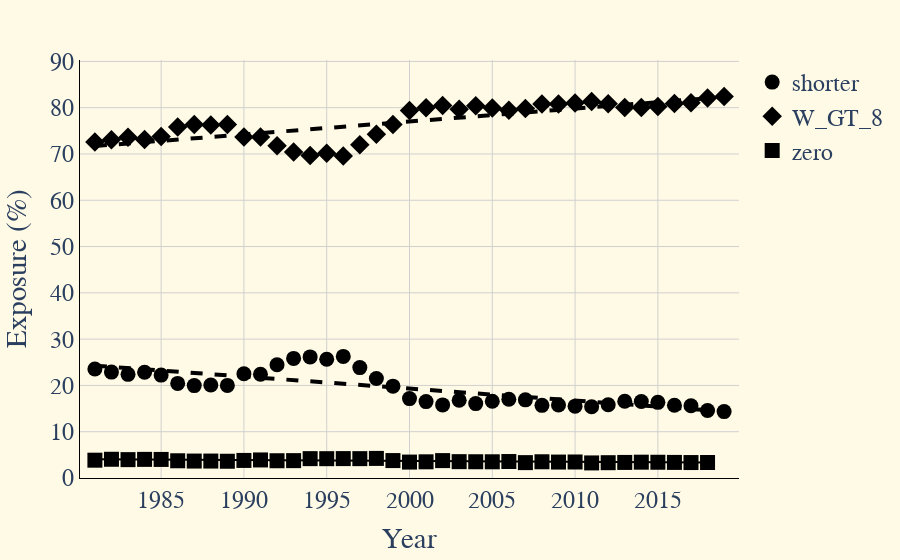

Source (notebook cell):
### Markdown cell above
Make a scatter plot for the selected country and different durations of heat exposure.

### Code cell
fig = px.scatter(
    data_frame=df_plot,
    x='time_period',
    y='rolling_avg',
    symbol='group',
    hover_name='group', # column to add to hover information
    trendline = 'ols'
)

# modify symbol color to black
fig.update_traces(marker=dict(color='black', size=15))

# trend lines dashed and thinner
for i in [1,3]:
    fig.data[i].line.dash='dash'
    fig.data[i].line.width=4

# customize the layout
fig.update_layout(
    xaxis_title='Year',
    yaxis_title='Exposure (%)',
    legend_title='',
    #showlegend=False,
    title_font=dict(size=24),
    font=dict(family='Arial', size=24),
    plot_bgcolor='#FFFAE5',
    paper_bgcolor='#FFFAE5'
)

# customize grid appearance
fig.update_xaxes(
    showgrid=True,
    gridcolor='#d0d0d0',  # set grid color to black
    gridwidth=1,      # set grid line width
    showticksuffix='all',  # Show ticks on all the grid lines
    linecolor='black',
    range=[1980.1,2019.9]
)

fig.update_yaxes(
    showgrid=True,
    gridcolor='#d0d0d0',  # Set grid color to black
    gridwidth=1,      # set grid line width
    showticksuffix='all',  # Show ticks on all the grid lines
    linecolor='black',
    range=[0,90.3]
)

pio.write_image(fig, '../vizzes/plot_pakistan.svg', width=1000, height=600)
pio.write_image(fig, '../vizzes/plot_pakistan.png', width=1000, height=600)
fig.show()

### Figure 1 — Plotly figure (JSON) as saved in the notebook; plotly's stock layout.template omitted (floating-point values rounded to 4 significant figures)
{"data": [{"hovertemplate": "<b>%{hovertext}</b><br><br>group=shorter<br>time_period=%{x}<br>rolling_avg=%{y}<extra></extra>", "hovertext": ["shorter", "shorter", "shorter", "shorter", "shorter", "shorter", "shorter", "shorter", "shorter", "shorter", "shorter", "shorter", "shorter", "shorter", "shorter", "shorter", "shorter", "shorter", "shorter", "shorter", "shorter", "shorter", "shorter", "shorter", "shorter", "shorter", "shorter", "shorter", "shorter", "shorter", "shorter", "shorter", "shorter", "shorter", "shorter", "shorter", "shorter", "shorter", "shorter"], "legendgroup": "shorter", "marker": {"color": "black", "size": 15, "symbol": "circle"}, "mode": "markers", "name": "shorter", "orientation": "v", "showlegend": true, "type": "scatter", "x": [1981, 1982, 1983, 1984, 1985, 1986, 1987, 1988, 1989, 1990, 1991, 1992, 1993, 1994, 1995, 1996, 1997, 1998, 1999, 2000, 2001, 2002, 2003, 2004, 2005, 2006, 2007, 2008, 2009, 2010, 2011, 2012, 2013, 2014, 2015, 2016, 2017, 2018, 2019], "xaxis": "x", "y": [23.54, 22.88, 22.4, 22.83, 22.23, 20.43, 19.96, 20.08, 20.0, 22.53, 22.42, 24.47, 25.84, 26.16, 25.67, 26.27, 23.85, 21.51, 19.84, 17.15, 16.51, 15.79, 16.81, 16.07, 16.57, 17.0, 16.88, 15.69, 15.77, 15.53, 15.39, 15.82, 16.58, 16.52, 16.35, 15.72, 15.61, 14.58, 14.35], "yaxis": "y"}, {"hovertemplate": "<b>OLS trendline</b><br>rolling_avg = -0.2595 * time_period + 538.322<br>R<sup>2</sup>=0.615892<br><br>group=shorter<br>time_period=%{x}<br>rolling_avg=%{y} <b>(trend)</b><extra></extra>", "legendgroup": "shorter", "line": {"dash": "dash", "width": 4}, "marker": {"color": "black", "size": 15, "symbol": "circle"}, "mode": "lines", "name": "shorter", "showlegend": false, "type": "scatter", "x": [1981, 1982, 1983, 1984, 1985, 1986, 1987, 1988, 1989, 1990, 1991, 1992, 1993, 1994, 1995, 1996, 1997, 1998, 1999, 2000, 2001, 2002, 2003, 2004, 2005, 2006, 2007, 2008, 2009, 2010, 2011, 2012, 2013, 2014, 2015, 2016, 2017, 2018, 2019], "xaxis": "x", "y": [24.25, 23.99, 23.73, 23.47, 23.21, 22.96, 22.7, 22.44, 22.18, 21.92, 21.66, 21.4, 21.14, 20.88, 20.62, 20.36, 20.1, 19.84, 19.58, 19.32, 19.06, 18.8, 18.54, 18.28, 18.02, 17.77, 17.51, 17.25, 16.99, 16.73, 16.47, 16.21, 15.95, 15.69, 15.43, 15.17, 14.91, 14.65, 14.39], "yaxis": "y"}, {"hovertemplate": "<b>%{hovertext}</b><br><br>group=W_GT_8<br>time_period=%{x}<br>rolling_avg=%{y}<extra></extra>", "hovertext": ["W_GT_8", "W_GT_8", "W_GT_8", "W_GT_8", "W_GT_8", "W_GT_8", "W_GT_8", "W_GT_8", "W_GT_8", "W_GT_8", "W_GT_8", "W_GT_8", "W_GT_8", "W_GT_8", "W_GT_8", "W_GT_8", "W_GT_8", "W_GT_8", "W_GT_8", "W_GT_8", "W_GT_8", "W_GT_8", "W_GT_8", "W_GT_8", "W_GT_8", "W_GT_8", "W_GT_8", "W_GT_8", "W_GT_8", "W_GT_8", "W_GT_8", "W_GT_8", "W_GT_8", "W_GT_8", "W_GT_8", "W_GT_8", "W_GT_8", "W_GT_8", "W_GT_8"], "legendgroup": "W_GT_8", "marker": {"color": "black", "size": 15, "symbol": "diamond"}, "mode": "markers", "name": "W_GT_8", "orientation": "v", "showlegend": true, "type": "scatter", "x": [1981, 1982, 1983, 1984, 1985, 1986, 1987, 1988, 1989, 1990, 1991, 1992, 1993, 1994, 1995, 1996, 1997, 1998, 1999, 2000, 2001, 2002, 2003, 2004, 2005, 2006, 2007, 2008, 2009, 2010, 2011, 2012, 2013, 2014, 2015, 2016, 2017, 2018, 2019], "xaxis": "x", "y": [72.61, 73.08, 73.64, 73.15, 73.76, 75.85, 76.38, 76.27, 76.38, 73.67, 73.68, 71.8, 70.41, 69.66, 70.16, 69.54, 71.97, 74.26, 76.39, 79.41, 80.0, 80.45, 79.66, 80.42, 79.93, 79.44, 79.8, 80.8, 80.79, 81.01, 81.35, 80.87, 80.06, 80.06, 80.25, 80.92, 81.05, 82.07, 82.39], "yaxis": "y"}, {"hovertemplate": "<b>OLS trendline</b><br>rolling_avg = 0.278836 * time_period + -480.662<br>R<sup>2</sup>=0.620913<br><br>group=W_GT_8<br>time_period=%{x}<br>rolling_avg=%{y} <b>(trend)</b><extra></extra>", "legendgroup": "W_GT_8", "line": {"dash": "dash", "width": 4}, "marker": {"color": "black", "size": 15, "symbol": "diamond"}, "mode": "lines", "name": "W_GT_8", "showlegend": false, "type": "scatter", "x": [1981, 1982, 1983, 1984, 1985, 1986, 1987, 1988, 1989, 1990, 1991, 1992, 1993, 1994, 1995, 1996, 1997, 1998, 1999, 2000, 2001, 2002, 2003, 2004, 2005, 2006, 2007, 2008, 2009, 2010, 2011, 2012, 2013, 2014, 2015, 2016, 2017, 2018, 2019], "xaxis": "x", "y": [71.71, 71.99, 72.27, 72.55, 72.83, 73.11, 73.39, 73.66, 73.94, 74.22, 74.5, 74.78, 75.06, 75.34, 75.62, 75.89, 76.17, 76.45, 76.73, 77.01, 77.29, 77.57, 77.85, 78.13, 78.4, 78.68, 78.96, 79.24, 79.52, 79.8, 80.08, 80.36, 80.63, 80.91, 81.19, 81.47, 81.75, 82.03, 82.31], "yaxis": "y"}, {"hovertemplate": "<b>%{hovertext}</b><br><br>group=zero<br>time_period=%{x}<br>rolling_avg=%{y}<extra></extra>", "hovertext": ["zero", "zero", "zero", "zero", "zero", "zero", "zero", "zero", "zero", "zero", "zero", "zero", "zero", "zero", "zero", "zero", "zero", "zero", "zero", "zero", "zero", "zero", "zero", "zero", "zero", "zero", "zero", "zero", "zero", "zero", "zero", "zero", "zero", "zero", "zero", "zero", "zero", "zero"], "legendgroup": "zero", "marker": {"color": "black", "size": 15, "symbol": "square"}, "mode": "markers", "name": "zero", "orientation": "v", "showlegend": true, "type": "scatter", "x": [1981, 1982, 1983, 1984, 1985, 1986, 1987, 1988, 1989, 1990, 1991, 1992, 1993, 1994, 1995, 1996, 1997, 1998, 1999, 2000, 2001, 2002, 2003, 2004, 2005, 2006, 2007, 2008, 2009, 2010, 2011, 2012, 2013, 2014, 2015, 2016, 2017, 2018], "xaxis": "x", "y": [3.847, 4.047, 3.968, 4.022, 4.009, 3.723, 3.659, 3.659, 3.618, 3.796, 3.9, 3.729, 3.753, 4.182, 4.173, 4.192, 4.183, 4.232, 3.765, 3.439, 3.497, 3.76, 3.531, 3.51, 3.504, 3.559, 3.322, 3.505, 3.442, 3.459, 3.258, 3.307, 3.364, 3.418, 3.401, 3.369, 3.337, 3.348], "yaxis": "y"}, {"hovertemplate": "<b>OLS trendline</b><br>rolling_avg = -0.0191806 * time_period + 42.0302<br>R<sup>2</sup>=0.522734<br><br>group=zero<br>time_period=%{x}<br>rolling_avg=%{y} <b>(trend)</b><extra></extra>", "legendgroup": "zero", "marker": {"color": "black", "size": 15, "symbol": "square"}, "mode": "lines", "name": "zero", "showlegend": false, "type": "scatter", "x": [1981, 1982, 1983, 1984, 1985, 1986, 1987, 1988, 1989, 1990, 1991, 1992, 1993, 1994, 1995, 1996, 1997, 1998, 1999, 2000, 2001, 2002, 2003, 2004, 2005, 2006, 2007, 2008, 2009, 2010, 2011, 2012, 2013, 2014, 2015, 2016, 2017, 2018], "xaxis": "x", "y": [4.033, 4.014, 3.995, 3.976, 3.957, 3.937, 3.918, 3.899, 3.88, 3.861, 3.842, 3.822, 3.803, 3.784, 3.765, 3.746, 3.726, 3.707, 3.688, 3.669, 3.65, 3.631, 3.611, 3.592, 3.573, 3.554, 3.535, 3.515, 3.496, 3.477, 3.458, 3.439, 3.42, 3.4, 3.381, 3.362, 3.343, 3.324], "yaxis": "y"}], "layout": {"font": {"family": "Arial", "size": 24}, "legend": {"title": {"text": ""}, "tracegroupgap": 0}, "margin": {"t": 60}, "paper_bgcolor": "#FFFAE5", "plot_bgcolor": "#FFFAE5", "title": {"font": {"size": 24}}, "xaxis": {"anchor": "y", "domain": [0, 1], "gridcolor": "#d0d0d0", "gridwidth": 1, "linecolor": "black", "range": [1980.0, 2020.0], "showgrid": true, "showticksuffix": "all", "title": {"text": "Year"}}, "yaxis": {"anchor": "x", "domain": [0, 1], "gridcolor": "#d0d0d0", "gridwidth": 1, "linecolor": "black", "range": [0, 90.3], "showgrid": true, "showticksuffix": "all", "title": {"text": "Exposure (%)"}}}}
